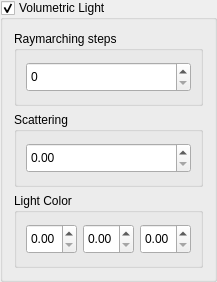
                   <widget class="QGroupBox" name="volumetricLight">
                    <property name="enabled">
                     <bool>true</bool>
                    </property>
                    <property name="sizePolicy">
                     <sizepolicy hsizetype="Preferred" vsizetype="Preferred">
                      <horstretch>0</horstretch>
                      <verstretch>0</verstretch>
                     </sizepolicy>
                    </property>
                    <property name="minimumSize">
                     <size>
                      <width>0</width>
                      <height>275</height>
                     </size>
                    </property>
                    <property name="maximumSize">
                     <size>
                      <width>500</width>
                      <height>16777215</height>
                     </size>
                    </property>
                    <property name="layoutDirection">
                     <enum>Qt::LeftToRight</enum>
                    </property>
                    <property name="title">
                     <string>Volumetric Light</string>
                    </property>
                    <property name="alignment">
                     <set>Qt::AlignLeading|Qt::AlignLeft|Qt::AlignTop</set>
                    </property>
                    <property name="checkable">
                     <bool>true</bool>
                    </property>
                    <property name="checked">
                     <bool>true</bool>
                    </property>
                    <layout class="QVBoxLayout" name="verticalLayout_22">
                     <property name="sizeConstraint">
                      <enum>QLayout::SetDefaultConstraint</enum>
                     </property>
                     <item alignment="Qt::AlignTop">
                      <widget class="QGroupBox" name="groupBox_4">
                       <property name="minimumSize">
                        <size>
                         <width>0</width>
                         <height>75</height>
                        </size>
                       </property>
                       <property name="maximumSize">
                        <size>
                         <width>16777215</width>
                         <height>50</height>
                        </size>
                       </property>
                       <property name="title">
                        <string>Raymarching steps</string>
                       </property>
                       <layout class="QVBoxLayout" name="verticalLayout_20">
                        <item alignment="Qt::AlignVCenter">
                         <widget class="QSpinBox" name="vlRaymarching">
                          <property name="minimumSize">
                           <size>
                            <width>0</width>
                            <height>30</height>
                           </size>
                          </property>
                          <property name="maximum">
                           <number>200</number>
                          </property>
                         </widget>
                        </item>
                       </layout>
                      </widget>
                     </item>
                     <item alignment="Qt::AlignTop">
                      <widget class="QGroupBox" name="groupBox_10">
                       <property name="minimumSize">
                        <size>
                         <width>0</width>
                         <height>75</height>
                        </size>
                       </property>
                       <property name="maximumSize">
                        <size>
                         <width>16777215</width>
                         <height>75</height>
                        </size>
                       </property>
                       <property name="title">
                        <string>Scattering</string>
                       </property>
                       <layout class="QVBoxLayout" name="verticalLayout_23">
                        <item alignment="Qt::AlignVCenter">
                         <widget class="QDoubleSpinBox" name="vlScattering">
                          <property name="minimumSize">
                           <size>
                            <width>0</width>
                            <height>30</height>
                           </size>
                          </property>
                          <property name="maximum">
                           <double>1.000000000000000</double>
                          </property>
                          <property name="singleStep">
                           <double>0.100000000000000</double>
                          </property>
                         </widget>
                        </item>
                       </layout>
                      </widget>
                     </item>
                     <item alignment="Qt::AlignTop">
                      <widget class="QGroupBox" name="groupBox_18">
                       <property name="minimumSize">
                        <size>
                         <width>0</width>
                         <height>75</height>
                        </size>
                       </property>
                       <property name="maximumSize">
                        <size>
                         <width>16777215</width>
                         <height>85</height>
                        </size>
                       </property>
                       <property name="title">
                        <string>Light Color</string>
                       </property>
                       <layout class="QHBoxLayout" name="horizontalLayout_7">
                        <item>
                         <widget class="QDoubleSpinBox" name="vlLightColor0">
                          <property name="minimumSize">
                           <size>
                            <width>0</width>
                            <height>30</height>
                           </size>
                          </property>
                          <property name="maximum">
                           <double>4.000000000000000</double>
                          </property>
                         </widget>
                        </item>
                        <item>
                         <widget class="QDoubleSpinBox" name="vlLightColor1">
                          <property name="minimumSize">
                           <size>
                            <width>0</width>
                            <height>30</height>
                           </size>
                          </property>
                          <property name="maximum">
                           <double>4.000000000000000</double>
                          </property>
                         </widget>
                        </item>
                        <item>
                         <widget class="QDoubleSpinBox" name="vlLightColor2">
                          <property name="minimumSize">
                           <size>
                            <width>0</width>
                            <height>30</height>
                           </size>
                          </property>
                          <property name="maximum">
                           <double>4.000000000000000</double>
                          </property>
                         </widget>
                        </item>
                       </layout>
                      </widget>
                     </item>
                    </layout>
                   </widget>
